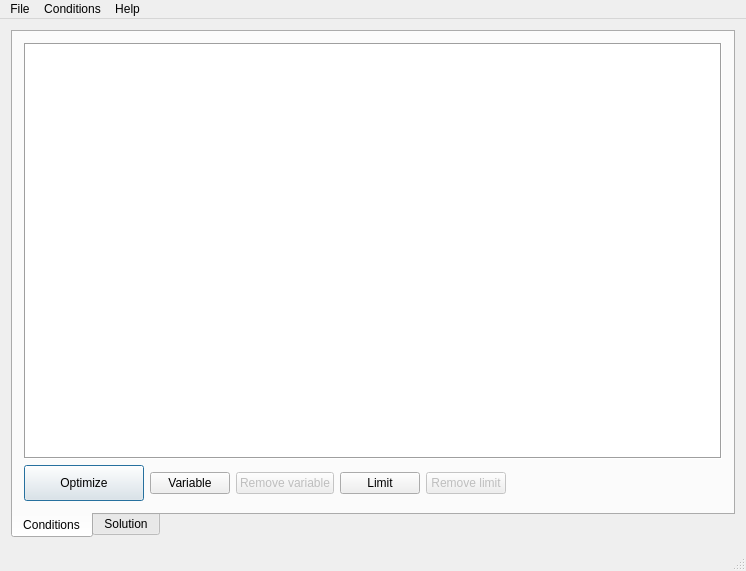
<?xml version="1.0" encoding="UTF-8"?>
<ui version="4.0">
 <class>MainWindowClass</class>
 <widget class="QMainWindow" name="MainWindowClass">
  <property name="geometry">
   <rect>
    <x>0</x>
    <y>0</y>
    <width>746</width>
    <height>571</height>
   </rect>
  </property>
  <property name="sizePolicy">
   <sizepolicy hsizetype="Minimum" vsizetype="Minimum">
    <horstretch>0</horstretch>
    <verstretch>0</verstretch>
   </sizepolicy>
  </property>
  <property name="acceptDrops">
   <bool>false</bool>
  </property>
  <property name="windowTitle">
   <string>SimplexSolver</string>
  </property>
  <property name="styleSheet">
   <string notr="true"/>
  </property>
  <property name="tabShape">
   <enum>QTabWidget::Triangular</enum>
  </property>
  <widget class="QWidget" name="centralWidget">
   <layout class="QVBoxLayout" name="verticalLayout_2">
    <item>
     <widget class="QTabWidget" name="tabWidget">
      <property name="tabPosition">
       <enum>QTabWidget::South</enum>
      </property>
      <property name="tabShape">
       <enum>QTabWidget::Rounded</enum>
      </property>
      <property name="currentIndex">
       <number>0</number>
      </property>
      <property name="documentMode">
       <bool>false</bool>
      </property>
      <property name="tabsClosable">
       <bool>false</bool>
      </property>
      <property name="movable">
       <bool>false</bool>
      </property>
      <widget class="QWidget" name="tabConditions">
       <attribute name="title">
        <string>Conditions</string>
       </attribute>
       <layout class="QVBoxLayout" name="verticalLayout">
        <item>
         <widget class="QSourceTableWidget" name="sourceTableView">
          <property name="sizePolicy">
           <sizepolicy hsizetype="Expanding" vsizetype="Expanding">
            <horstretch>0</horstretch>
            <verstretch>0</verstretch>
           </sizepolicy>
          </property>
          <property name="contextMenuPolicy">
           <enum>Qt::CustomContextMenu</enum>
          </property>
          <property name="autoFillBackground">
           <bool>true</bool>
          </property>
          <property name="frameShape">
           <enum>QFrame::Box</enum>
          </property>
          <property name="frameShadow">
           <enum>QFrame::Sunken</enum>
          </property>
          <property name="selectionMode">
           <enum>QAbstractItemView::SingleSelection</enum>
          </property>
          <property name="selectionBehavior">
           <enum>QAbstractItemView::SelectItems</enum>
          </property>
          <property name="gridStyle">
           <enum>Qt::DotLine</enum>
          </property>
          <attribute name="verticalHeaderVisible">
           <bool>true</bool>
          </attribute>
          <attribute name="verticalHeaderCascadingSectionResizes">
           <bool>true</bool>
          </attribute>
          <attribute name="verticalHeaderHighlightSections">
           <bool>true</bool>
          </attribute>
          <attribute name="verticalHeaderStretchLastSection">
           <bool>false</bool>
          </attribute>
         </widget>
        </item>
        <item>
         <layout class="QHBoxLayout" name="conditionsBottomLayout">
          <item>
           <widget class="QPushButton" name="buttonSolve">
            <property name="sizePolicy">
             <sizepolicy hsizetype="Preferred" vsizetype="Preferred">
              <horstretch>0</horstretch>
              <verstretch>0</verstretch>
             </sizepolicy>
            </property>
            <property name="minimumSize">
             <size>
              <width>120</width>
              <height>36</height>
             </size>
            </property>
            <property name="text">
             <string>Optimize</string>
            </property>
            <property name="autoDefault">
             <bool>true</bool>
            </property>
            <property name="default">
             <bool>true</bool>
            </property>
            <property name="flat">
             <bool>false</bool>
            </property>
           </widget>
          </item>
          <item>
           <widget class="QPushButton" name="buttonAddVariable">
            <property name="sizePolicy">
             <sizepolicy hsizetype="Preferred" vsizetype="Fixed">
              <horstretch>0</horstretch>
              <verstretch>0</verstretch>
             </sizepolicy>
            </property>
            <property name="text">
             <string>Variable</string>
            </property>
           </widget>
          </item>
          <item>
           <widget class="QPushButton" name="buttonRemoveVariable">
            <property name="enabled">
             <bool>false</bool>
            </property>
            <property name="sizePolicy">
             <sizepolicy hsizetype="Preferred" vsizetype="Fixed">
              <horstretch>0</horstretch>
              <verstretch>0</verstretch>
             </sizepolicy>
            </property>
            <property name="text">
             <string>Remove variable</string>
            </property>
           </widget>
          </item>
          <item>
           <widget class="QPushButton" name="buttonAddLimit">
            <property name="sizePolicy">
             <sizepolicy hsizetype="Preferred" vsizetype="Fixed">
              <horstretch>0</horstretch>
              <verstretch>0</verstretch>
             </sizepolicy>
            </property>
            <property name="text">
             <string>Limit</string>
            </property>
           </widget>
          </item>
          <item>
           <widget class="QPushButton" name="buttonRemoveLimit">
            <property name="enabled">
             <bool>false</bool>
            </property>
            <property name="sizePolicy">
             <sizepolicy hsizetype="Preferred" vsizetype="Fixed">
              <horstretch>0</horstretch>
              <verstretch>0</verstretch>
             </sizepolicy>
            </property>
            <property name="text">
             <string>Remove limit</string>
            </property>
           </widget>
          </item>
          <item>
           <spacer name="horizontalSpacer">
            <property name="orientation">
             <enum>Qt::Horizontal</enum>
            </property>
            <property name="sizeHint" stdset="0">
             <size>
              <width>40</width>
              <height>20</height>
             </size>
            </property>
           </spacer>
          </item>
         </layout>
        </item>
       </layout>
      </widget>
      <widget class="QWidget" name="tabSolution">
       <property name="enabled">
        <bool>true</bool>
       </property>
       <attribute name="title">
        <string>Solution</string>
       </attribute>
       <layout class="QVBoxLayout" name="verticalLayout_3">
        <item>
         <widget class="QTextBrowser" name="solutionView">
          <property name="font">
           <font>
            <family>Courier New</family>
            <pointsize>11</pointsize>
           </font>
          </property>
          <property name="lineWrapColumnOrWidth">
           <number>0</number>
          </property>
          <property name="acceptRichText">
           <bool>true</bool>
          </property>
         </widget>
        </item>
        <item>
         <layout class="QHBoxLayout" name="solutionBottomLayout">
          <item>
           <widget class="QPushButton" name="buttonSaveSolution">
            <property name="enabled">
             <bool>false</bool>
            </property>
            <property name="text">
             <string>Save to file</string>
            </property>
           </widget>
          </item>
          <item>
           <widget class="QPushButton" name="buttonPrintSolution">
            <property name="enabled">
             <bool>false</bool>
            </property>
            <property name="text">
             <string>Print</string>
            </property>
           </widget>
          </item>
          <item>
           <spacer name="horizontalSpacer_2">
            <property name="orientation">
             <enum>Qt::Horizontal</enum>
            </property>
            <property name="sizeHint" stdset="0">
             <size>
              <width>40</width>
              <height>20</height>
             </size>
            </property>
           </spacer>
          </item>
         </layout>
        </item>
       </layout>
      </widget>
     </widget>
    </item>
   </layout>
  </widget>
  <widget class="QMenuBar" name="menuBar">
   <property name="geometry">
    <rect>
     <x>0</x>
     <y>0</y>
     <width>746</width>
     <height>26</height>
    </rect>
   </property>
   <widget class="QMenu" name="menuFile">
    <property name="title">
     <string>File</string>
    </property>
    <addaction name="actionPrintSolution"/>
    <addaction name="actionSaveSolution"/>
    <addaction name="separator"/>
    <addaction name="actionExit"/>
   </widget>
   <widget class="QMenu" name="menuConditions">
    <property name="title">
     <string>Conditions</string>
    </property>
    <addaction name="actionAddVariable"/>
    <addaction name="actionRemoveVariable"/>
    <addaction name="separator"/>
    <addaction name="actionAddLimit"/>
    <addaction name="actionRemoveLimit"/>
   </widget>
   <widget class="QMenu" name="menuHelp">
    <property name="title">
     <string>Help</string>
    </property>
    <addaction name="actionAbout"/>
   </widget>
   <addaction name="menuFile"/>
   <addaction name="menuConditions"/>
   <addaction name="menuHelp"/>
  </widget>
  <widget class="QStatusBar" name="statusBar"/>
  <action name="actionSolve">
   <property name="text">
    <string>Optimize</string>
   </property>
  </action>
  <action name="actionAddVariable">
   <property name="text">
    <string>Add variable</string>
   </property>
  </action>
  <action name="actionRemoveVariable">
   <property name="text">
    <string>Remove variable</string>
   </property>
  </action>
  <action name="actionAddLimit">
   <property name="text">
    <string>Add limit</string>
   </property>
  </action>
  <action name="actionRemoveLimit">
   <property name="text">
    <string>Remove limit</string>
   </property>
  </action>
  <action name="actionSaveSolution">
   <property name="enabled">
    <bool>false</bool>
   </property>
   <property name="text">
    <string>&amp;Save solution</string>
   </property>
   <property name="shortcut">
    <string>Ctrl+S</string>
   </property>
  </action>
  <action name="actionExit">
   <property name="text">
    <string>E&amp;xit</string>
   </property>
   <property name="shortcut">
    <string>Ctrl+X</string>
   </property>
  </action>
  <action name="actionAbout">
   <property name="text">
    <string>About</string>
   </property>
  </action>
  <action name="actionPrintSolution">
   <property name="enabled">
    <bool>false</bool>
   </property>
   <property name="text">
    <string>&amp;Print</string>
   </property>
   <property name="toolTip">
    <string>Print solution</string>
   </property>
   <property name="shortcut">
    <string>Ctrl+P</string>
   </property>
  </action>
 </widget>
 <layoutdefault spacing="6" margin="11"/>
 <customwidgets>
  <customwidget>
   <class>QSourceTableWidget</class>
   <extends>QTableView</extends>
   <header>qsourcetablewidget.h</header>
  </customwidget>
 </customwidgets>
 <resources/>
 <connections>
  <connection>
   <sender>buttonAddVariable</sender>
   <signal>clicked()</signal>
   <receiver>actionAddVariable</receiver>
   <slot>trigger()</slot>
   <hints>
    <hint type="sourcelabel">
     <x>197</x>
     <y>549</y>
    </hint>
    <hint type="destinationlabel">
     <x>-1</x>
     <y>-1</y>
    </hint>
   </hints>
  </connection>
  <connection>
   <sender>buttonAddLimit</sender>
   <signal>clicked()</signal>
   <receiver>actionAddLimit</receiver>
   <slot>trigger()</slot>
   <hints>
    <hint type="sourcelabel">
     <x>432</x>
     <y>549</y>
    </hint>
    <hint type="destinationlabel">
     <x>-1</x>
     <y>-1</y>
    </hint>
   </hints>
  </connection>
  <connection>
   <sender>buttonRemoveVariable</sender>
   <signal>clicked()</signal>
   <receiver>actionRemoveVariable</receiver>
   <slot>trigger()</slot>
   <hints>
    <hint type="sourcelabel">
     <x>340</x>
     <y>549</y>
    </hint>
    <hint type="destinationlabel">
     <x>-1</x>
     <y>-1</y>
    </hint>
   </hints>
  </connection>
  <connection>
   <sender>buttonRemoveLimit</sender>
   <signal>clicked()</signal>
   <receiver>actionRemoveLimit</receiver>
   <slot>trigger()</slot>
   <hints>
    <hint type="sourcelabel">
     <x>550</x>
     <y>549</y>
    </hint>
    <hint type="destinationlabel">
     <x>-1</x>
     <y>-1</y>
    </hint>
   </hints>
  </connection>
  <connection>
   <sender>buttonSolve</sender>
   <signal>clicked()</signal>
   <receiver>actionSolve</receiver>
   <slot>trigger()</slot>
   <hints>
    <hint type="sourcelabel">
     <x>80</x>
     <y>545</y>
    </hint>
    <hint type="destinationlabel">
     <x>-1</x>
     <y>-1</y>
    </hint>
   </hints>
  </connection>
  <connection>
   <sender>buttonSaveSolution</sender>
   <signal>clicked()</signal>
   <receiver>actionSaveSolution</receiver>
   <slot>trigger()</slot>
   <hints>
    <hint type="sourcelabel">
     <x>120</x>
     <y>559</y>
    </hint>
    <hint type="destinationlabel">
     <x>-1</x>
     <y>-1</y>
    </hint>
   </hints>
  </connection>
  <connection>
   <sender>buttonPrintSolution</sender>
   <signal>clicked()</signal>
   <receiver>actionPrintSolution</receiver>
   <slot>trigger()</slot>
   <hints>
    <hint type="sourcelabel">
     <x>155</x>
     <y>546</y>
    </hint>
    <hint type="destinationlabel">
     <x>61</x>
     <y>424</y>
    </hint>
   </hints>
  </connection>
  <connection>
   <sender>actionExit</sender>
   <signal>triggered()</signal>
   <receiver>MainWindowClass</receiver>
   <slot>close()</slot>
   <hints>
    <hint type="sourcelabel">
     <x>-1</x>
     <y>-1</y>
    </hint>
    <hint type="destinationlabel">
     <x>372</x>
     <y>310</y>
    </hint>
   </hints>
  </connection>
 </connections>
</ui>
